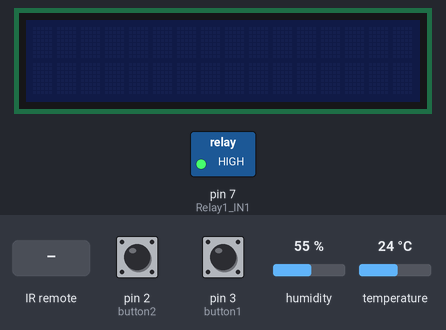
Bench run of a sketch on a simulated Arduino Uno, built with avr-gcc and run on an emulated ATmega328P. Parts: 16×2 character LCD, switched loads named in the sketch (green lamp = pin HIGH). The inputs (shaded band) are chosen by the test bench; at power-on: pin 2 (button2) LOW, pin 3 (button1) LOW, temperature 24 °C, humidity 55 %. What the sketch prints to the serial monitor is not drawn.

Above: at 1.2 s.
1.3 s: pin 2 (button2) pulled HIGH for 0.15 s
At 2.3 s:
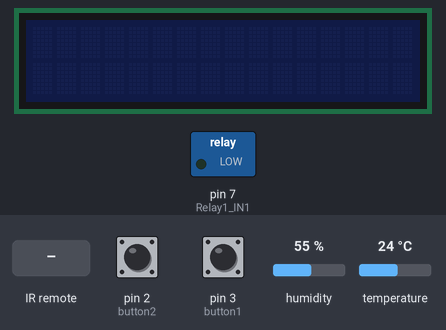
10.0 s: pin 3 (button1) pulled HIGH for 0.15 s
At 10.7 s:
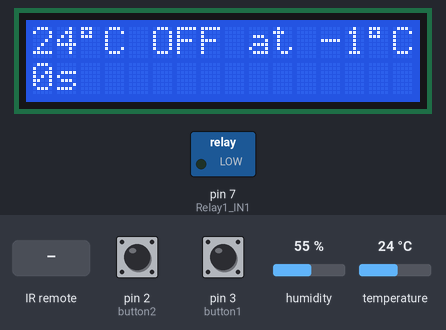
18.7 s: infrared code 0xAF548B7 received
At 21.8 s:
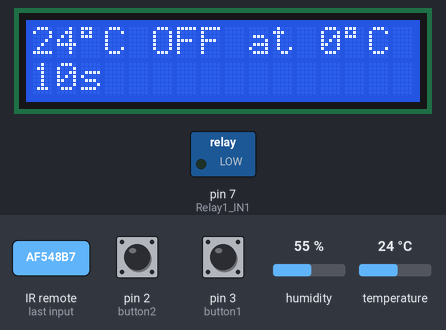
27.3 s: temperature set to 12 °C
At 31.2 s:
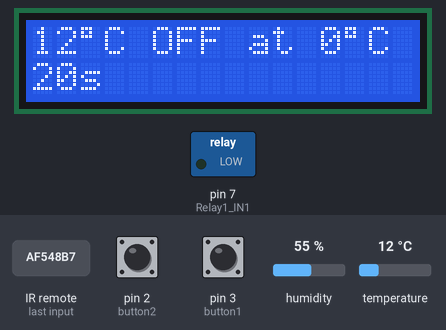
32.0 s: infrared code 0xAF5A857 received
At 32.29 s:
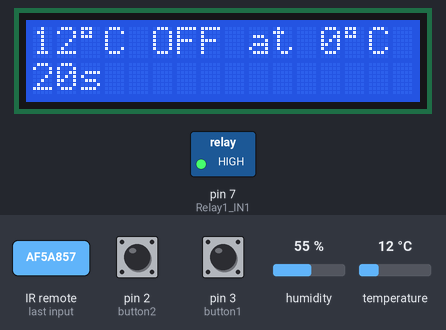
34.0 s: pin 3 (button1) pulled HIGH for 1 s
At 41.4 s:
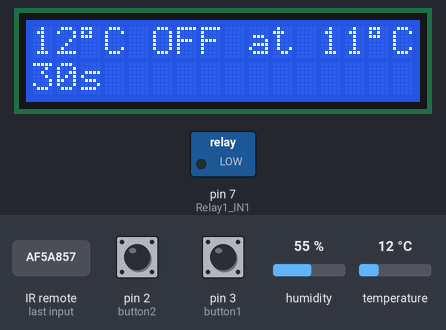
Timing chart, 0 to 42.9 s (numbered marks = the images above; inputs shaded):
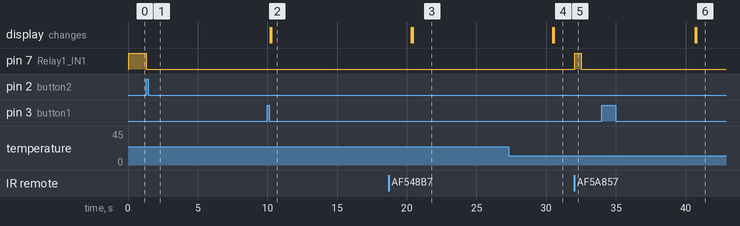

The sketch:

DHT11lcdTESTnewPROGRAM2buttonREMOTE2.ino
```cpp
// CLIMATE CONTROL for AirConditioners.
// Original Written by ladyada, public domain.
// MODIFIED BY Techknowdroid on 8.September.2018 (Program to get value from DHT11 on startup and use this value as the base temperature to be maintained.
// Modified BY Techknowdroid on 15.9.2018 to get values via Infra red Remote control.Infra Red remote receiver Library by Ken Shirriff from https://github.com/z3t0/Arduino-IRremote
// 2 Buttons introduced by Techknowdroid on 8.9.2018 to change the Cut-OFF temperature.(User preferred Cut-OFF temperature and to FORCE start the AIRCON COMPRESSOR).
// Millis() used to time the cutoff and the compressor start cycles.
/* Denon RC-981 Remote control codes used in this sketch.
1 AF5B04F
2 AF5708F
3 AF5F00F
4 AF538C7
5 AF5B847
6 AF57887
7 AF5F807
8 AF520DF
9 AF5A05F
0 AF530CF
channel up  AF548B7
channel dn  AF5A857
volume up AF59867
volume dn AF518E7
ON/Source AF5E817
Denon RC-981 Remote control codes used in this sketch.
*/
#include <IRremote.h> //include the Infra Red remote receiver Library by Ken Shirriff from https://github.com/z3t0/Arduino-IRremote
int infraRECV_PIN = 11;
IRrecv irrecv(infraRECV_PIN);
decode_results results;

unsigned long interval15sec=15000; // the time we need to wait BEFORE the Aircon is turned Off after the Desired Temp is Achieved.
unsigned long interval5min=300000; // the time we need to wait before restarting the compressor.
unsigned long interval10sec=10000; // the time we need to wait before each temperature reading.
unsigned long interval10secs=5000; // the time we need to wait before first start of Arduino/AirCON.
unsigned long interval1sec=1000; // the time to wait before receiving any more input from the infra red REMOTE receiver.

unsigned long time_15sec = 0; // millis() returns an unsigned long.
unsigned long time_5min = 0; // millis() returns an unsigned long.
unsigned long time_10sec = 0; // millis() returns an unsigned long.
unsigned long time_10secs = 0; // millis() returns an unsigned long for the time we need to wait before first start of AirCON
unsigned long secs = 0; // millis() returns an unsigned long for the time we need to wait before first start of AirCON
unsigned long time_1sec=0; // // millis() returns an unsigned long.
unsigned long countdown=10; // countdown variable for the print_time function.
//unsigned long countdown2=10; // countdown2 variable for the print_time function.

void print_time(unsigned long time_millis);  // function declaration.

// include the LCD library code  We’re using the library by Marco Schwartz.
#include <Wire.h>
#include <LiquidCrystal_I2C.h>
// SDA to Analog 4 on arduino
// SCL to Analog 5 on arduino
LiquidCrystal_I2C lcd(0x27,16,2); // set the LCD address to 0x27 for a 16 chars and 2 line display. SDA to Analog 4 on arduino.SCL to Analog 5 on arduino.


// include the DHT Sensor library code  from ladyada and adafruit.
#include "DHT.h"
// Uncomment whatever type of DHT you're using!
#define DHTTYPE DHT11   // DHT 11
//#define DHTTYPE DHT22   // DHT 22  (AM2302)
//#define DHTTYPE DHT21   // DHT 21 (AM2301)
// Initialize DHT sensor for normal 16mhz Arduino
#define DHTPIN 9     // what pin the DHT is connected to on the arduino
DHT dht(DHTPIN, DHTTYPE);

// Define the relay pin and the on off values.
#define Relay1_IN1 7 // Digital Pin 7 of arduino is connected to IN1 Pin of Relay1_IN1.(We can have more than 1 RelayBank & multiple IN pins so we name this one as Relay1_IN1
#define RELAY_ON 0 // Assign the Value of 0 to the variable RELAY_ON
#define RELAY_OFF 1 // Assign the Value of 1 to the variable RELAY_OFF


// DECLARE the below as GLOBAL VARIABLES.
volatile boolean ButtonPressed = false;
const int button1 = 3; // choose the input pin (for 1nd pushbutton)
const int button2 = 2; // choose the input pin (for 2nd pushbutton)
int valA = LOW;  // Catches the digitalRead VALUE OF button1. Set as LOW or 0 initially
int valB = LOW;  // Catches the digitalRead VALUE OF button2. Set as LOW or 0 initially


int relayState = digitalRead(Relay1_IN1);
float firstemperature;  //We capture the room temperature here just once, at the start of the Arduino being powered up.
float roomtemperature;  //We capture the realtime room temperature here.
//float inoperationroomtemperature;  // the temperature of the room after sometime of the system being in operation ( in the void loop() )
float requiredtemp;  // this is the required target temperature where the aircondioner will be switched off.
float hyteresistemp; // the gap in degrees Celsius, between the starting higher (roomtemperature) and the lower (requiredtemp).
int firstime = 1; // used to execute the AirCon start loop just once.


// the setup routine runs only once whenever you give power to the arduino.
void setup()
{
  Serial.begin(9600);
  lcd.init(); //initialize the lcd
  pinMode(Relay1_IN1, OUTPUT);// set the pin connected to IN1 terminal of Relay1 as output. Our case pin 7 defined earlier.
  digitalWrite(Relay1_IN1, HIGH); // Set this Relaybanks's Pin IN1 as OFF when we power up the Arduino for the first time.

  irrecv.enableIRIn(); // Start the infra red remote receiver

  dht.begin();
  float t = dht.readTemperature();
  //delay(2000);
  // pinMode(3,INPUT); // Button1 Press detected here
  pinMode(button1, INPUT); // declare button1 which is pin 3 as input to increase CutOFF temp by 1 Degree at every press, button1 = pin 3 declared earlier above.
  pinMode(button2, INPUT); // declare button2 which is pin 2 as input to FORCE start the COMPRESSOR when pressed, button2 = pin 2 declared earlier above.

  attachInterrupt(digitalPinToInterrupt(button1),PressUPButton,RISING); // Function PressUPButton, is after the void loop
  attachInterrupt(digitalPinToInterrupt(button2),PressUPButton,RISING); // Function PressUPButton, is after the void loop

 }

void loop(){
  unsigned long currentMillis = millis(); // grab current time.


 if ((unsigned long)(currentMillis - time_10sec) >= interval10sec) // 10 seconds wait in this Loop before next temperature read cycle.
 {
    // unsigned long currentMillis = millis(); // grab current time.

    // Reading temperature or humidity takes about 250 milliseconds!
    // Wait a few seconds between measurements.
    float t = dht.readTemperature();
    roomtemperature = t;
    Serial.println("               ");
    Serial.print(roomtemperature);
    Serial.println("°C is the Room temperature. ");
    Serial.print(requiredtemp);
    Serial.println("°C is the Cutoff temperature. ");
    //time_10sec = millis();
    print_time(time_10sec);
    countdown=countdown+10;
    Serial.println("Reading happens every 10 Seconds!");
    Serial.println("               ");
    Serial.println("               ");


    //////    LCD    LCD   LCD   LCD    ///////////////////////////////////////
    //LCD starts to display the temperature.
    relayState = digitalRead(Relay1_IN1);  // Get the relay state here... is relay ON or OFF ? Value of 1 means OFF. Value of 0 means ON.
    if(relayState == 0) // if compressor is ON then display the following:
    {
     lcd.backlight(); //open the backlight
     lcd.setCursor(0,0); // set the cursor to column 1, line 0
     //lcd.print("Is");
     lcd.setCursor(0,0); // set the cursor to column 0, line 0
     lcd.print(int(roomtemperature));
     lcd.print("\337"); //The degree symbol is \337
     lcd.print("C");
     lcd.setCursor(5,0); // set the cursor to column 5, line 1
     lcd.print("OFF at");
     lcd.setCursor(12,0); // set the cursor to column 12, line 1
     lcd.print(int(requiredtemp));
     lcd.print("\337"); // The degree symbol is \337
     lcd.print("C ");
    }

    if(relayState == 1) // if compressor is OFF then display the following:
    {
     lcd.backlight(); //open the backlight
     lcd.setCursor(0,0); // set the cursor to column 0, line 0
     //lcd.print("Is");
     lcd.setCursor(0,0); // set the cursor to column 0, line 0
     lcd.print(int(roomtemperature));
     lcd.print("\337"); //The degree symbol is \337
     lcd.print("C");
     lcd.setCursor(5,0); // set the cursor to column 5, line 1
     lcd.print(" ON at ");
     lcd.setCursor(12,0); // set the cursor to column 12, line 1
     lcd.print(int(requiredtemp+1));
     lcd.print("\337"); // The degree symbol is \337
     lcd.print("C ");
    }

    // Check if any reads failed and exit early (to try again).
    if (isnan(t))
    {
      Serial.println("Failed to read from DHT sensor!");
      return;
    }
     // save the "current" time
    time_10sec = millis();
 }

  // Temperature monitoring starts here. Hyteresis setting of 2 degrees Celsius.So relay switches ON when temp>=27*C & switches OFF when temp<=25*C.


  relayState = digitalRead(Relay1_IN1);

     if ((firstime == 1) && (relayState == 1) && (currentMillis - time_10secs) >= interval10secs)  //On first run, start the Aircon immediately after say 10 seconds of Arduino starting.
        {  float t = dht.readTemperature();
           firstemperature = t;  //We capture the room temperature here just once, at the start of the Arduino being powered up.
           roomtemperature = t; // Room temperature will be monitored every 5 minutes after the COOL Cycle Starts.
           hyteresistemp = 2; // the gap in degrees Celsius, between the starting higher (roomtemperature) and the lower (requiredtemp).
           requiredtemp = roomtemperature - hyteresistemp;      // this is the required target temperature where the aircondioner will be switched off.
           Serial.print("The FirstRoom Temperature reading is " );
           Serial.print(firstemperature);
           Serial.println("°C");
           Serial.print("Hysteresis is " );
           Serial.print(hyteresistemp);
           Serial.println("°C");
           Serial.print("The required temperature is " );
           Serial.print(requiredtemp);
           Serial.println("°C");
           Serial.println("Airconditioner will change STATE after 5 minutes of any CYCLE change");
           Serial.println("First Run, so Aircon turned ON in 10 seconds");
           Serial.println("********************************************************************");
           Serial.println("      ");
           Serial.println("      ");
           //delay(10000);  // Only happens ONE TIME when arduino starts.
            digitalWrite(Relay1_IN1, RELAY_ON); //Activate air conditioner by Turning the Relay_1_IN1 ON by giving it value of 0 as RELAY_ON 0 has been defined earlier.
            relayState = digitalRead(Relay1_IN1);
            firstime = 2;  // we increment this variable to 2 so that this loop does not execute again.

        }


  //  CHECK if Room is HOT - Long check HOT CYCLE to enable delayed Starting of Compressor.
  //   relayState = digitalRead(Relay1_IN1);

     if ((roomtemperature > requiredtemp) && (relayState == 1) && (currentMillis - time_5min) >= interval5min) //if room temperature is above the required temperature then TURN Aircon ON but after minimum 5 minutes
     {
        Serial.println("      ");
        Serial.println("It is HOT! ");
        Serial.println("Aircon will turn ON after 1 minute"); // which is the value of the period variable.
        Serial.println("      ");
        digitalWrite(Relay1_IN1, RELAY_ON); //Activate air conditioner by Turning the Relay_1_IN1 ON by giving it value of 0 as RELAY_ON 0 has been defined earlier.
        relayState = digitalRead(Relay1_IN1);
        // save the "current" time
        time_5min = millis();
     }

   ///////////////////////////////////////////////////////////////////////////////////////////////////////////////////////////////////////////////////////////////////
  //  CHECK if Room is COLD - shorter check cycle to enable Cut off Faster as soon as Cold Temp is Achieved ////
  //relayState = digitalRead(Relay1_IN1);
  if ((unsigned long)(currentMillis - time_15sec) >= interval15sec)
  {   float t = dht.readTemperature();
      roomtemperature = t;   // Check the room temperature every 15 seconds

      if ((roomtemperature < requiredtemp) && (relayState == 0)) //if temperature is under the required temperature & relay state is ON
      {
       Serial.println("      ");
       Serial.print(requiredtemp);
       Serial.println(" It is COLD !");
       digitalWrite(Relay1_IN1, RELAY_OFF); // Turn OFF air conditioner by Turning the Relay_1_IN1 OFF by giving it value of 1 as RELAY_OFF 1 has been defined earlier.
       Serial.print(roomtemperature);
       Serial.println("°C is the current temperature. ");
       relayState = digitalRead(Relay1_IN1);
       Serial.println("I am the 15 secs counter !!");
       Serial.println("Aircon turned OFF in 15 Secs");
       Serial.println("of Achieving Target Temperature!!");
       Serial.println("   ");
       Serial.println("   ");
       // save the "current" time
       time_15sec = millis();
       //print_time(time_15sec);
       time_5min = millis(); // here we reset & freshen up the 5 minutes counter for the HOT Cycle,so we get an accurate 5 minute gap before switching ON the compressor.
       // time_millis=millis(); // grab the current time when the AIRCON switched OFF here in the COLD CYCLE.
       countdown=10;
    }

  }

////////////////// REMOTE CONTROL VALUES decoded here below /////////////////////////////////
///////////////////REMOTE   REMOTE   REMOTE//////////////////////////////////////////////////

  if (irrecv.decode(&results))
  {
   // Serial.println(results.value, HEX);    //showing decoded data on serial terminal

      switch(results.value)
      {
        case 0xAF548B7:   Serial.println(F(""));
        Serial.println(F("This is channel up On the REMOTE"));
        Serial.print(F("So Cutoff temperature raised by 1 degree = ")); //
        if (requiredtemp<34)
        { requiredtemp++ ;
          Serial.println(requiredtemp);
          Serial.print(F("  ")); //
        }else
        {
         requiredtemp=34;
         Serial.println(requiredtemp);
        }
        break; // Button 1 on remote ends

        case 0xAF5E817:  Serial.println(F(""));
        Serial.println(F("This is ON/Source On the REMOTE so FORCE start COMPRESSOR !"));
        requiredtemp=roomtemperature-2;
        Serial.print(F("Roomtemperature="));
        Serial.println(roomtemperature);
        digitalWrite(Relay1_IN1, RELAY_ON); //Activate air conditioner by Turning the Relay_1_IN1 ON by giving it value of 0 as RELAY_ON 0 has been defined earlier.
        relayState = digitalRead(Relay1_IN1);
        time_5min = millis(); // reset time_5min
        delay(1000);
        Serial.println("                   ");
        break; // Button 2 on remote ends

        case 0xAF5A857:  Serial.println(F(""));
        Serial.println(F("This is channel down On the REMOTE"));
        Serial.print(F("So Cutoff temperature reduced by one degree = "));
        if (requiredtemp>18)
        { requiredtemp-- ;
          Serial.println(requiredtemp);
        }else
        {
         requiredtemp=18;
         Serial.println(requiredtemp);
        }
        break; // Button 3 on remote ends
      }

         //  delay(1000); we don't need any delay so commented out.
         // if ((unsigned long)(currentMillis - time_1sec) >= interval1sec)
         // {

      irrecv.resume(); // Receive & check the next value after waiting for 1 second

        //   Serial.println(F("Waiting for 1 second before taking next value from remote"));
        //    time_1sec = millis(); // reset time_1sec
        //    currentMillis=millis(); // reset currentmillis here to new time.
        //  }

  }


}  // VOID LOOP ENDS here.

//////////////////////////////////////////////////////////////////////////////////////////
/////////////////////////////////////////////////////////////////////////////////////////

void PressUPButton()
{ int valB = digitalRead(button2); // read button2 state.
  int valA = digitalRead(button1); // read button2 state.
  if(ButtonPressed = false && valA == HIGH) // Button1 pressed is detected here.
  {
    ButtonPressed = false;

  }else
  {
    ButtonPressed = true;
    if (valA==1)
     {Serial.print("Button1 pressed so valA = "); // since valA==1 it means Button1 is pressed.
      Serial.println(valA);
      Serial.print("Cutoff temperature raised by one degree = ");
      //Serial.println(requiredtemp);
      //delay(3000);
      //Serial.print("                   ");
      if (requiredtemp<32)
      { requiredtemp++ ;
        Serial.println(requiredtemp);
      }else
     {
       requiredtemp=18;
       Serial.println(requiredtemp);
     }
     }
       delay(1000);
  }


  // int valB = digitalRead(button2); // read button2 state.
  if(ButtonPressed = false && valB == HIGH) // Button2 pressed is detected here.
   {
     ButtonPressed = false;
     //digitalWrite(13,LOW);
   }else
   {
     ButtonPressed = true;
     if (valB==1)
     {Serial.print("Button2 pressed so FORCE started Compressor. valB = "); // since valB==1 it means Button2 is pressed.
      Serial.println(valB);
      requiredtemp=roomtemperature-2;
      Serial.print("Roomtemperature=");
      Serial.println(roomtemperature);
      digitalWrite(Relay1_IN1, RELAY_ON); //Activate air conditioner by Turning the Relay_1_IN1 ON by giving it value of 0 as RELAY_ON 0 has been defined earlier.
      relayState = digitalRead(Relay1_IN1);
      Serial.print("Button2 pressed so valA = ");
      Serial.println(valA);
      time_5min = millis(); // reset time_5min
      delay(1000);
      Serial.println("                   ");
     }
     if (valB==0)
     {Serial.print("Button1 pressed so valB = "); // since valB==0 it means Button1 is pressed.
      Serial.println(valB);
      delay(500);
      Serial.println("                   ");
     }

   }
}


void print_time(unsigned long time_millis)
{
    if(relayState == 0) // if compressor is ON then display the following:
    {
     Serial.print("Time: ");
     Serial.print(time_millis/1000);
     Serial.print("s - ");

     //lcd.setCursor(0,1); // set the cursor to column 0, line 1
     //lcd.print("Time:");
     lcd.setCursor(0,1); // set the cursor to column 0, line 1
     lcd.print(time_millis/1000);
     lcd.print("s");
     lcd.setCursor(9,1); // set the cursor to column 0, line 1
     lcd.print("        ");
    }

  if(relayState == 1) // if compressor is OFF then display the following:
    {
     Serial.print("Time: ");
     Serial.print(time_millis/1000);
     Serial.print("s - ");

     //lcd.setCursor(0,1); // set the cursor to column 0, line 1
     //lcd.print("Time:");
     lcd.setCursor(0,1); // set the cursor to column 0, line 1
     lcd.print(time_millis/1000);
     lcd.print("s");
     lcd.setCursor(11,1); // set the cursor to column 9, line 1
     lcd.print(countdown);
    }

}
```

Measured:
- after the input at 1.3 s, pin 7 (Relay1_IN1): HIGH → LOW after 0.02 s instead of 4.0 s
- after the input at 18.7 s, the display: first differs from a run without the input after 1.7 s (image 3)
- after the input at 27.3 s, the display: first differs from a run without the input after 3.2 s (image 4)
- after the input at 32.0 s, pin 7 (Relay1_IN1): LOW → HIGH after 0.06 s, → LOW 0.47 s later
